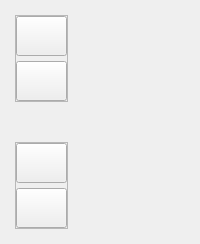
     <widget class="QWidget" name="leftMenuContainer" native="true">
      <layout class="QVBoxLayout" name="verticalLayout">
       <property name="spacing">
        <number>0</number>
       </property>
       <property name="leftMargin">
        <number>10</number>
       </property>
       <property name="topMargin">
        <number>10</number>
       </property>
       <property name="rightMargin">
        <number>0</number>
       </property>
       <property name="bottomMargin">
        <number>10</number>
       </property>
       <item alignment="Qt::AlignLeft">
        <widget class="QWidget" name="leftMenuSubcontainer" native="true">
         <layout class="QVBoxLayout" name="verticalLayout_2">
          <property name="spacing">
           <number>0</number>
          </property>
          <property name="leftMargin">
           <number>5</number>
          </property>
          <property name="topMargin">
           <number>5</number>
          </property>
          <property name="rightMargin">
           <number>5</number>
          </property>
          <property name="bottomMargin">
           <number>5</number>
          </property>
          <item>
           <widget class="QFrame" name="frame_2">
            <property name="sizePolicy">
             <sizepolicy hsizetype="Preferred" vsizetype="Preferred">
              <horstretch>0</horstretch>
              <verstretch>0</verstretch>
             </sizepolicy>
            </property>
            <property name="frameShape">
             <enum>QFrame::StyledPanel</enum>
            </property>
            <property name="frameShadow">
             <enum>QFrame::Raised</enum>
            </property>
            <layout class="QVBoxLayout" name="verticalLayout_3">
             <property name="spacing">
              <number>5</number>
             </property>
             <property name="sizeConstraint">
              <enum>QLayout::SetDefaultConstraint</enum>
             </property>
             <property name="leftMargin">
              <number>0</number>
             </property>
             <property name="topMargin">
              <number>0</number>
             </property>
             <property name="rightMargin">
              <number>0</number>
             </property>
             <property name="bottomMargin">
              <number>0</number>
             </property>
             <item>
              <widget class="QPushButton" name="databaseButton">
               <property name="minimumSize">
                <size>
                 <width>0</width>
                 <height>40</height>
                </size>
               </property>
               <property name="font">
                <font>
                 <family>Segoe UI</family>
                 <pointsize>12</pointsize>
                </font>
               </property>
               <property name="toolTip">
                <string>Home</string>
               </property>
               <property name="toolTipDuration">
                <number>-1</number>
               </property>
               <property name="styleSheet">
                <string notr="true"/>
               </property>
               <property name="text">
                <string/>
               </property>
               <property name="icon">
                <iconset resource="resources.qrc">
                 <normaloff>:/icons/icons/database.svg</normaloff>:/icons/icons/database.svg</iconset>
               </property>
               <property name="iconSize">
                <size>
                 <width>20</width>
                 <height>20</height>
                </size>
               </property>
               <property name="checkable">
                <bool>true</bool>
               </property>
              </widget>
             </item>
             <item>
              <widget class="QPushButton" name="plusButton">
               <property name="minimumSize">
                <size>
                 <width>0</width>
                 <height>40</height>
                </size>
               </property>
               <property name="text">
                <string/>
               </property>
               <property name="icon">
                <iconset resource="resources.qrc">
                 <normaloff>:/icons/icons/fast-gen.svg</normaloff>:/icons/icons/fast-gen.svg</iconset>
               </property>
               <property name="iconSize">
                <size>
                 <width>20</width>
                 <height>20</height>
                </size>
               </property>
               <property name="checkable">
                <bool>true</bool>
               </property>
              </widget>
             </item>
            </layout>
           </widget>
          </item>
          <item>
           <spacer name="verticalSpacer">
            <property name="orientation">
             <enum>Qt::Vertical</enum>
            </property>
            <property name="sizeHint" stdset="0">
             <size>
              <width>20</width>
              <height>40</height>
             </size>
            </property>
           </spacer>
          </item>
          <item alignment="Qt::AlignBottom">
           <widget class="QFrame" name="frame_3">
            <property name="frameShape">
             <enum>QFrame::StyledPanel</enum>
            </property>
            <property name="frameShadow">
             <enum>QFrame::Raised</enum>
            </property>
            <layout class="QVBoxLayout" name="verticalLayout_4">
             <property name="spacing">
              <number>5</number>
             </property>
             <property name="leftMargin">
              <number>0</number>
             </property>
             <property name="topMargin">
              <number>0</number>
             </property>
             <property name="rightMargin">
              <number>0</number>
             </property>
             <property name="bottomMargin">
              <number>0</number>
             </property>
             <item>
              <widget class="QPushButton" name="settingsButton">
               <property name="minimumSize">
                <size>
                 <width>0</width>
                 <height>40</height>
                </size>
               </property>
               <property name="text">
                <string/>
               </property>
               <property name="icon">
                <iconset resource="resources.qrc">
                 <normaloff>:/icons/icons/settings.svg</normaloff>:/icons/icons/settings.svg</iconset>
               </property>
               <property name="iconSize">
                <size>
                 <width>20</width>
                 <height>20</height>
                </size>
               </property>
               <property name="checkable">
                <bool>true</bool>
               </property>
              </widget>
             </item>
             <item>
              <widget class="QPushButton" name="helpButton">
               <property name="minimumSize">
                <size>
                 <width>0</width>
                 <height>40</height>
                </size>
               </property>
               <property name="font">
                <font>
                 <family>Segoe UI</family>
                 <pointsize>12</pointsize>
                </font>
               </property>
               <property name="toolTip">
                <string>Help</string>
               </property>
               <property name="text">
                <string/>
               </property>
               <property name="icon">
                <iconset resource="resources.qrc">
                 <normaloff>:/icons/icons/help.svg</normaloff>:/icons/icons/help.svg</iconset>
               </property>
               <property name="iconSize">
                <size>
                 <width>20</width>
                 <height>20</height>
                </size>
               </property>
               <property name="checkable">
                <bool>true</bool>
               </property>
              </widget>
             </item>
            </layout>
           </widget>
          </item>
         </layout>
        </widget>
       </item>
      </layout>
     </widget>
